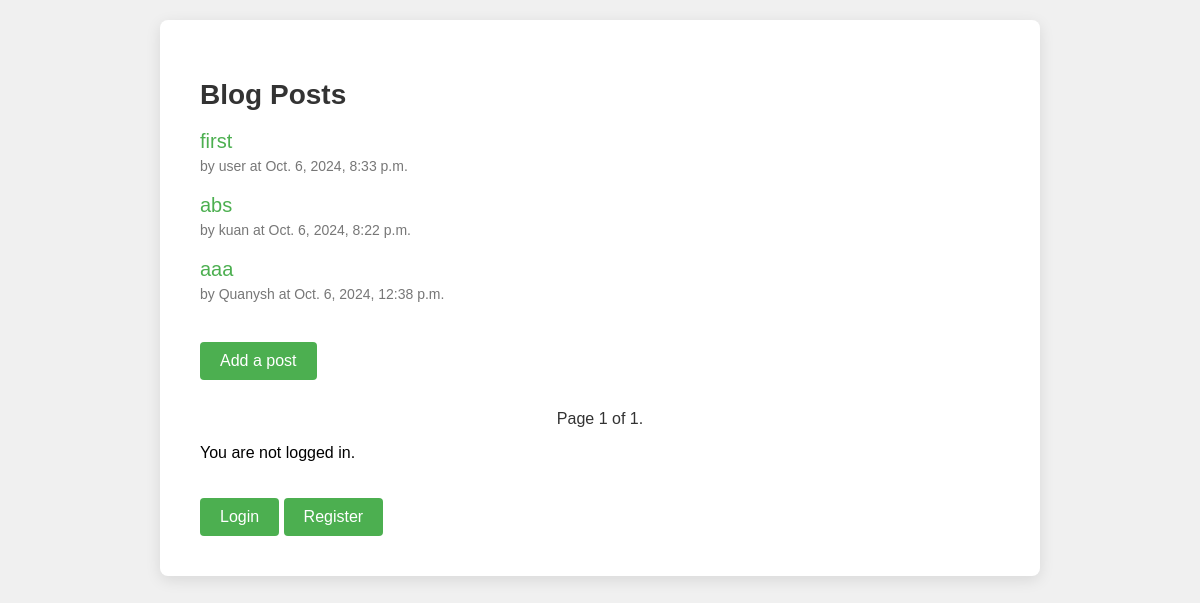
/posts/, run on an earlier commit of the app's database.
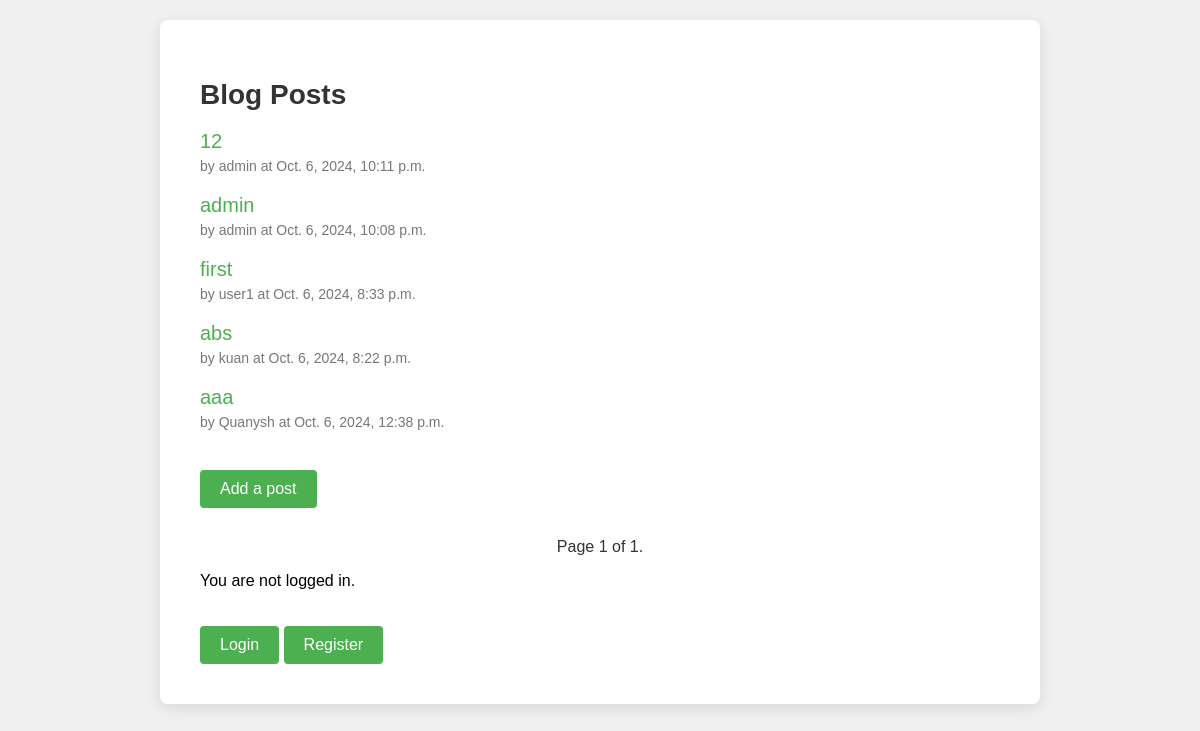
And on a later commit of the database.
### blog_app/models.py (models this page shows, shortened)
class Post(models.Model):
    title = models.CharField(max_length=200)
    content = models.TextField()
    author = models.ForeignKey(User, on_delete=models.CASCADE)
    created_date = models.DateTimeField(auto_now_add=True)
    class Meta:
        indexes = [
            models.Index(fields=['author']),
            models.Index(fields=['created_date']),
        ]

class User(AbstractUser):
    bio = models.TextField(blank=True, null=True)
    profile_picture = models.ImageField(upload_to='profile_pictures/', null=True, default='/image.png')
    def __str__(self):
        return self.username

### blog_app/views.py (the view)
# urls.py: path('posts/', views.post_list_view, name='post_list'  ),
def post_list_view(request):
    posts = Post.objects.all().order_by('-created_date')
    paginator = Paginator(posts, 5)
    page_number = request.GET.get('page')
    page_obj = paginator.get_page(page_number)
    return render(request, 'blog/post_list.html', {'page_obj': page_obj})

### blog_app/templates/blog/post_list.html (shortened to what this page needs)
<!DOCTYPE html>
<html lang="en">
<head>
</head>
<body>
    <div class="main">
        <h1>Blog Posts</h1>
        <ul>
            {% for post in page_obj.object_list %}
            <li>
                <a href="{% url 'post_detail' post.id %}">{{ post.title }}</a>
                <p>by {{ post.author }} at {{ post.created_date }}</p>
            </li>
            {% endfor %}
        </ul>
        <a class="button-link" href="{% url 'create_post' %}">Add a post</a>
        <div class="pagination">
            <span class="step-links">
                <span class="current">
                    Page {{ page_obj.number }} of {{ page_obj.paginator.num_pages }}.
                </span>
            </span>
        </div>
        {% if user.is_authenticated %}
            <a class="button-link" href="{% url 'logout' %}">Logout</a>
            <a class="profile-link" href="{% url 'profile' %}">Profile</a>
        {% else %}
            <p>You are not logged in.</p>
            <a class="button-link" href="{% url 'login' %}">Login</a>
            <a class="button-link" href="{% url 'register' %}">Register</a>
        {% endif %}
    </div>
</body>
</html>

What changed in the data, as far as the page shows it:
added Post: title "12", author "admin", created_date "Oct. 6, 2024, 10:11 p.m."
added Post: title "admin", author "admin", created_date "Oct. 6, 2024, 10:08 p.m."
changed through a linked row, Post "first": author "user" → "user1"
